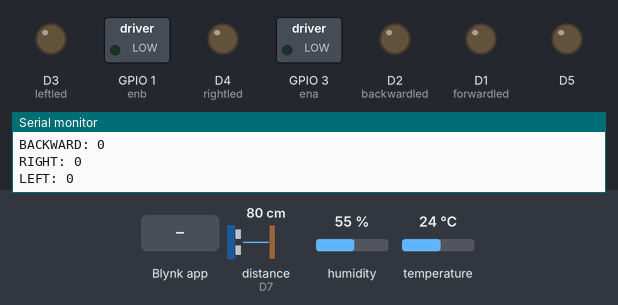
Recording of a sketch running on a simulated ESP8266 (NodeMCU). Parts: switched loads named in the sketch (green lamp = pin HIGH), output pins drawn as LEDs (lit = HIGH), the last lines printed to the serial monitor. Wiring (inferred from the names in the program): ultrasonic range finder: trigger D8; echo D7. Inputs (shaded band) come from the test bench; at power-on: distance to the obstacle (sensor on D7) 80 cm, humidity 55 %, temperature 24 °C. The echo pulse lasts 58.3 µs per cm; WiFi joins after 1.5 s; servers stay silent unless stated; pins used as bus, display or sensor lines are not drawn.

Above: at 3.0 s.
3.1 s: Blynk app writes 1 to V8
At 4.5 s:
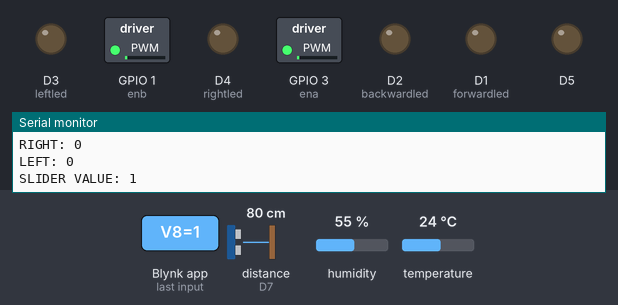
5.3 s: Blynk app writes 1 to V4
At 7.0 s:
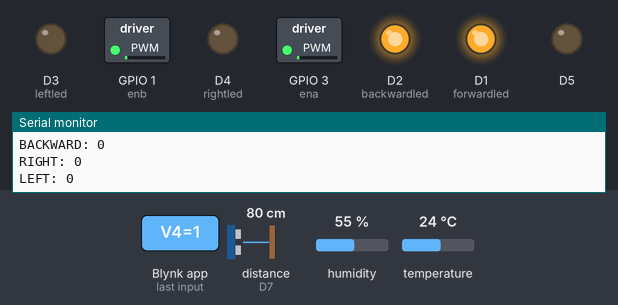
7.3 s: Blynk app writes 1 to V5
At 8.4 s:
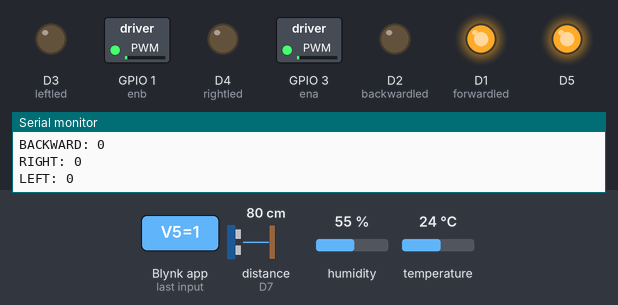
9.3 s: Blynk app writes 1 to V6
At 10.9 s:
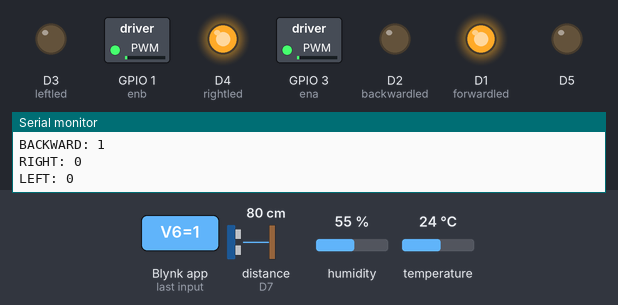
11.4 s: Blynk app writes 200 to V4
At 12.2 s:
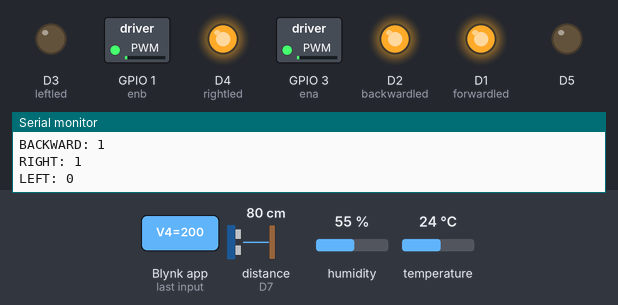
13.4 s: Blynk app writes 200 to V5
At 14.8 s:
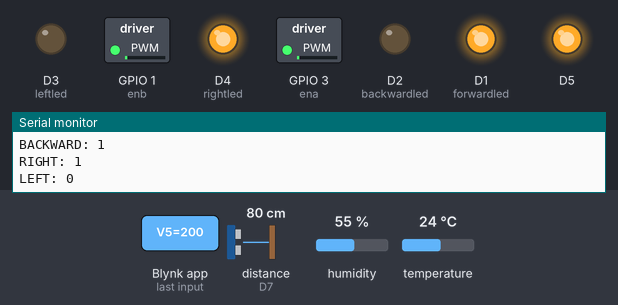
Timing chart, 0 to 16.4 s (numbered marks = the images above; inputs shaded):
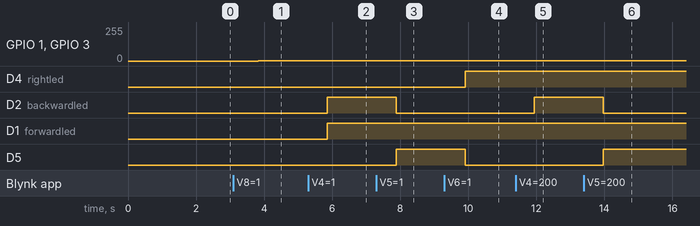

The sketch:

MASTER.ino
```cpp
//THIS IS THE MAIN CODE WHICH ONLY CAN BE UPLOADED TO IOT BASED MICROCONTROLLERS
//SENDS ULTRASONIC DATA FROM MASTER ESP TO SLAVE ESP BOARD
//SENDS DATA OF DHT11 TEMPERATURE & HUMIDITY & DISTANCE VALUE TO BLYNK APP

/*
This code contains "ESP NOW COMMUNICATION" which is written by - RUI SANTOS
its also contains the "ULTRA SONIC RADAR" which is written by - Dejan Nedelkovski
to make radar graphics, user required a software called "PROCESSING". code for this graphics is
written by - Dejan Nedelkovski & Jaycar Electronics
all the codes are later MODIFIED BY - Aslam to make the radar system wireless and also send the
HC-SR04 and DHTt11 data to BLYNK application. using blynk app user can also controll wheels so
besically this code is for a moon rover demo project.
Modification DATE: 10-11-2023
*/
int forwardled = D1;
int backwardled = D2;
int leftled = D3;
int rightled = D4;

int forward;
int backward;
int right;
int left;
int speed;

const int trigPin = D8;
const int echoPin = D7;
long duration;
int distance;

//CONFIGS FOR MOTOR CONTROLL
int ena = D9;
int enb = D10;
int in1 = D11;
int in2 = D12;
int in3 = D13;
int in4 = D14;

#include <ESP8266WiFi.h>
#include <espnow.h>

//BLYNK CONFIGS
#define BLYNK_PRINT Serial
#define BLYNK_TEMPLATE_ID "TMPL3StklvYjf"
#define BLYNK_TEMPLATE_NAME "DHT11"
#define BLYNK_AUTH_TOKEN "gdG0i0fnUt0xI0mVFtJ54kwxzp7Oelwc"
#include <DHT.h>
#include <BlynkSimpleEsp8266.h>


char auth[] = "gdG0i0fnUt0xI0mVFtJ54kwxzp7Oelwc";
char ssid[] = "Aslam";   // Enter your WiFi SSID here
char pass[] = "aslam123";   // Enter your WiFi password here

#define DHTPIN D6
#define DHTTYPE DHT11
DHT dht(DHTPIN, DHTTYPE);

BLYNK_WRITE(V4) {
  forward = param.asInt();
  digitalWrite(forwardled,forward);
  //MOTOR FORWARD
  digitalWrite(in1, HIGH);
  digitalWrite(in2, LOW);
  digitalWrite(in3, LOW);
  digitalWrite(in4, HIGH);
}


BLYNK_WRITE(V5) {
  backward = param.asInt();
  digitalWrite(backwardled,backward);
  //MOTOR BACKWARD
  digitalWrite(in1, LOW);
  digitalWrite(in2, HIGH);
  digitalWrite(in3, HIGH);
  digitalWrite(in4, LOW);
}


BLYNK_WRITE(V6) {
  right= param.asInt();
  digitalWrite(rightled,right);
  //MOTOR RIGHT
  digitalWrite(in1, HIGH);
  digitalWrite(in2, LOW);
  digitalWrite(in3, LOW);
  digitalWrite(in4, LOW);
}

BLYNK_WRITE(V7) {
  left = param.asInt();
  digitalWrite(leftled,left);
  //MOTOR LEFT
  digitalWrite(in1, LOW);
  digitalWrite(in2, LOW);
  digitalWrite(in3, LOW);
  digitalWrite(in4, HIGH);
}

BLYNK_WRITE(V8) {
  speed = param.asInt();
  Serial.print("SLIDER VALUE: ");
  Serial.println(speed);
  //MOTOR SPEED
  analogWrite(ena, speed);
  analogWrite(enb, speed);
}

// REPLACE WITH RECEIVER MAC Address
uint8_t broadcastAddress[] = {0xC4, 0x5B, 0xBE, 0x6F, 0xED, 0xF3};  //MAC ADDRESS OF MY ESP 8266 OR RECEIVER


// Must match the receiver structure
typedef struct struct_message {
  int a;  //ANGLE
  int d; //DISTANCE
} struct_message;

// Create a struct_message called myData
struct_message myData;

// Callback when data is sent
void OnDataSent(uint8_t *mac_addr, uint8_t sendStatus) {

  if (sendStatus == 0){
    //Serial.println("Delivery success");
  }
  else{
   // Serial.println("Delivery fail");
  }
}


void setup() {
  Serial.begin(9600);
  pinMode(trigPin, OUTPUT);
  pinMode(echoPin, INPUT);

  pinMode(forwardled,OUTPUT);
  pinMode(backwardled,OUTPUT);
  pinMode(rightled,OUTPUT);
  pinMode(leftled,OUTPUT);

  //PIN MODES OF MOTOR
  pinMode(ena, OUTPUT);
  pinMode(enb, OUTPUT);

  pinMode(in1, OUTPUT);
  pinMode(in2, OUTPUT);
  pinMode(in3, OUTPUT);
  pinMode(in4, OUTPUT);

  Blynk.begin(auth, ssid, pass);
  dht.begin();

//ESP NOW COMMUNICATION
  WiFi.mode(WIFI_STA); // Set device as a Wi-Fi Station

  if (esp_now_init() != 0) {
    Serial.println("Error initializing ESP-NOW");
    return;
  }
// Once ESPNow is successfully Init, we will register for Send CB to
  esp_now_set_self_role(ESP_NOW_ROLE_CONTROLLER); // get the status of Trasnmitted packet
  esp_now_register_send_cb(OnDataSent);
// Register peer
  esp_now_add_peer(broadcastAddress, ESP_NOW_ROLE_SLAVE, 1, NULL, 0);


}


void loop() {


  for(int i=15;i<=165;i++){

  Serial.print("FORWARD: ");
  Serial.println(forward);
  Serial.print("BACKWARD: ");
  Serial.println(backward);
  Serial.print("RIGHT: ");
  Serial.println(right);
  Serial.print("LEFT: ");
  Serial.println(left);
  Blynk.run();
  float temperature = dht.readTemperature();
  float humidity = dht.readHumidity();
  float Fahrenheit = ( temperature * 1.8 ) + 32;
  Blynk.virtualWrite(V1, temperature);   // Send temperature (CELCIUS) value to Blynk App
  Blynk.virtualWrite(V0, humidity);     // Send humidity value to Blynk App
  Blynk.virtualWrite(V2, Fahrenheit);  // send Fahrenheit value to Blynk App
  Blynk.virtualWrite(V3, distance);   // send distance value to Blynk App


  distance = calculateDistance();
  myData.d = distance;
  myData.a = i;
  esp_now_send(broadcastAddress, (uint8_t *) &myData, sizeof(myData)); // Send message via ESP-NOW

  }

  for(int i=165;i>15;i--){

  Serial.print("FORWARD: ");
  Serial.println(forward);
  Serial.print("BACKWARD: ");
  Serial.println(backward);
  Serial.print("RIGHT: ");
  Serial.println(right);
  Serial.print("LEFT: ");
  Serial.println(left);
  Blynk.run();
  float temperature = dht.readTemperature();
  float humidity = dht.readHumidity();
  float Fahrenheit = ( temperature * 1.8 ) + 32;
  Blynk.virtualWrite(V1, temperature);   // Send temperature (CELCIUS) value to Blynk App
  Blynk.virtualWrite(V0, humidity);     // Send humidity value to Blynk App
  Blynk.virtualWrite(V2, Fahrenheit);  // send Fahrenheit value to Blynk App
  Blynk.virtualWrite(V3, distance);   // send distance value to Blynk App


  distance = calculateDistance();
  myData.d = distance;
  myData.a = i;
  esp_now_send(broadcastAddress, (uint8_t *) &myData, sizeof(myData)); // Send message via ESP-NOW

  }


}


int calculateDistance(){

  digitalWrite(trigPin, LOW);
  delayMicroseconds(2);
  digitalWrite(trigPin, HIGH);
  delayMicroseconds(10);
  digitalWrite(trigPin, LOW);
  duration = pulseIn(echoPin, HIGH);
  distance= duration*0.034/2;
  return distance;
}
```

Measured:
- after the input at 3.1 s, GPIO 1 (enb), GPIO 3 (ena): 0/255 → 1/255 after 0.73 s
- after the input at 5.3 s, D2 (backwardled), D1 (forwardled): LOW → HIGH after 0.56 s
- after the input at 7.3 s, D2 (backwardled): HIGH → LOW after 0.59 s; D5: LOW → HIGH after 0.59 s
- after the input at 9.3 s, D4 (rightled): LOW → HIGH after 0.61 s; D5: HIGH → LOW after 0.61 s
- after the input at 11.4 s, D2 (backwardled): LOW → HIGH after 0.54 s
- after the input at 13.4 s, D2 (backwardled): HIGH → LOW after 0.57 s; D5: LOW → HIGH after 0.57 s
